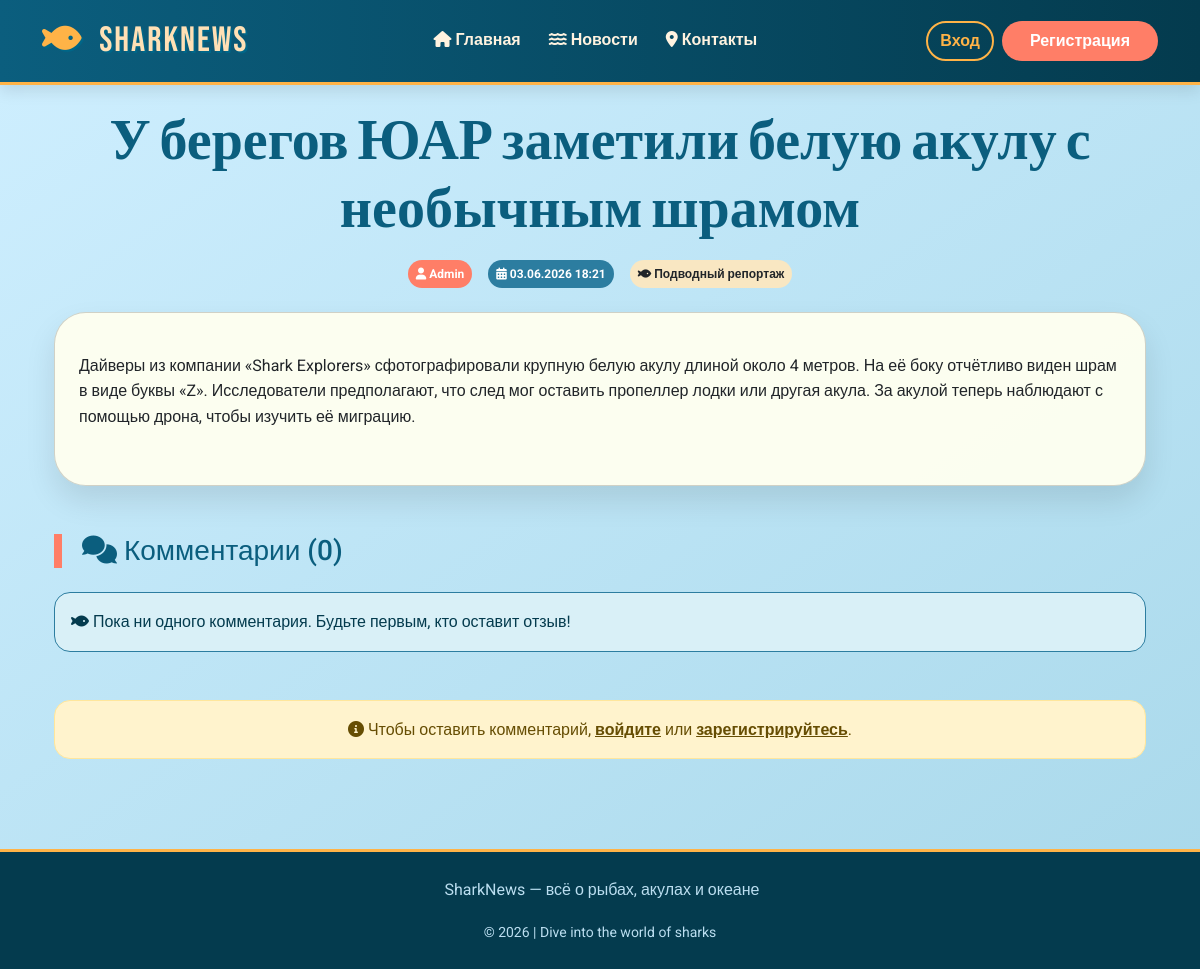
The app's page /news/7/ with its own data.
### newsapp/models.py (models this page shows)
class News(models.Model):
    title = models.CharField(max_length=200)
    content = models.TextField()
    author = models.ForeignKey(User, on_delete=models.CASCADE)
    pub_date = models.DateTimeField(default=timezone.now)
    image = models.ImageField(upload_to='news/', blank=True, null=True)

### newsapp/views.py (the view)
# urls.py: path('news/<int:pk>/', views.news_detail, name='news_detail'),
def news_detail(request, pk):
    item = get_object_or_404(News, pk=pk)
    if request.method == 'POST' and request.user.is_authenticated:
        form = CommentForm(request.POST)
        if form.is_valid():
            c = form.save(commit=False)
            c.news = item
            c.user = request.user
            c.save()
            return redirect('news_detail', pk=pk)
    else:
        form = CommentForm()
    return render(request, 'news_detail.html', {'news': item, 'form': form, 'comments': item.comments.all()})

### newsapp/templates/news_detail.html (shortened to what this page needs)
{% extends 'base.html' %}
{% block content %}
<div class="container">
    <div class="text-center mb-4">
        <h1 class="display-4 fw-bold" style="color: #0b5e7e; font-family: 'Bebas Neue', cursive;">{{ news.title }}</h1>
        <div class="d-flex justify-content-center align-items-center gap-3 mt-3">
            <span class="badge bg-coral p-2"><i class="fas fa-user"></i> {{ news.author.username }}</span>
            <span class="badge bg-ocean p-2"><i class="fas fa-calendar-alt"></i> {{ news.pub_date|date:"d.m.Y H:i" }}</span>
            <span class="badge bg-sand text-dark p-2"><i class="fas fa-fish"></i> Подводный репортаж</span>
        </div>
    </div>
    <div class="card p-4 mb-5" style="background: rgba(255,255,240,0.95); border-radius: 32px; box-shadow: 0 15px 30px rgba(0,0,0,0.1);">
        <p class="lead">{{ news.content|linebreaks }}</p>
    </div>
    <div class="mb-5">
        <h3 class="mb-4" style="color: #0b5e7e; border-left: 8px solid #ff7e67; padding-left: 20px;">
            <i class="fas fa-comments"></i> Комментарии ({{ comments.count }})
        </h3>
        {% for c in comments %}
        <div class="mb-3 p-3 rounded-4" style="background: #e6f7ff; border-left: 5px solid #ff7e67; transition: 0.2s;">
            <div class="d-flex justify-content-between align-items-center">
                <strong><i class="fas fa-user-circle"></i> {{ c.user.username }}</strong>
                <small class="text-muted"><i class="fas fa-clock"></i> {{ c.created_date|date:"d.m.Y H:i" }}</small>
            </div>
            <p class="mt-2 mb-0">{{ c.text }}</p>
        </div>
        {% empty %}
        <div class="alert alert-info rounded-4" role="alert">
            <i class="fas fa-fish"></i> Пока ни одного комментария. Будьте первым, кто оставит отзыв!
        </div>
        {% endfor %}
    </div>
    {% if user.is_authenticated %}
    <div class="card p-4 rounded-4" style="background: #fffef7; border: 1px solid #7fcdff;">
        <h4><i class="fas fa-pen"></i> Добавить комментарий</h4>
        <form method="post">
            {% csrf_token %}
            <div class="mb-3">
                {{ form.text }}
            </div>
            <button type="submit" class="btn btn-coral"><i class="fas fa-paper-plane"></i> Отправить</button>
        </form>
    </div>
    {% else %}
    <div class="alert alert-warning rounded-4 text-center">
        <i class="fas fa-info-circle"></i> Чтобы оставить комментарий, <a href="/login/" class="alert-link">войдите</a> или <a href="/register/" class="alert-link">зарегистрируйтесь</a>.
    </div>
    {% endif %}
</div>
{% endblock %}

### newsapp/templates/base.html (style rules this page uses)
:root { --deep-ocean: #0b3b4f; --wave-blue: #2c7da0; --coral: #ff7e67; --sand: #f9e7c2; --light-cyan: #d9f0f7; }
body { font-family: 'Roboto', sans-serif; background: linear-gradient(145deg, #cfefff 0%, #a8d8ea 100%); color: #05314b; line-height: 1.6; }

### newsapp/templates/news_detail.html (style rules this page uses)
.bg-coral { background-color: #ff7e67; color: white; border-radius: 40px; }
.bg-ocean { background-color: #2c7da0; color: white; border-radius: 40px; }
.bg-sand { background-color: #f9e7c2; border-radius: 40px; }
.alert-info { background: #d9f0f7; border-color: #2c7da0; color: #043b4e; }

### records on screen
News: title "У берегов ЮАР заметили белую акулу с необычным шрамом", author.username "Admin", pub_date "03.06.2026 18:21", content "Дайверы из компании «Shark Explorers» сфотографировали крупную белую акулу длиной около 4 метров. На её боку отчётливо виден шрам в виде буквы «Z». Исследователи предполагают, что след мог оставить пропеллер лодки или другая акула. За акулой теперь наблюдают с помощью дрона, чтобы изучить её миграцию.", count "0"
